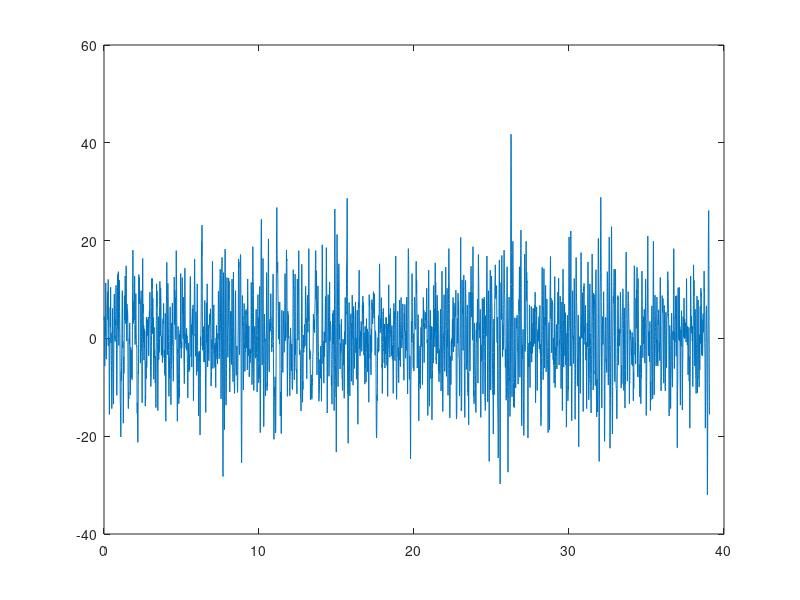

Source code (MATLAB): (Note: this script raises an error after producing the figure.)
clear; clc; close all

load eeg.mat; % eeg
Fs = 256;
dt = 1/Fs;
% N_ch - number of EEG channels

%%
Ch1 = eeg(2,1:10000);
t = (1:length(Ch1))*dt;
plot(t,Ch1)

eeg_clean_ch = eeg(2:20,:);
% Define Baseline period without artifacts

%% 1. create Xc: caibration data (a matrix of N_ch-by-N_tc, N_tc = Number of clean 1-sec time windows times Fs)
%1 split into 1 sec windows (pseudo epoching)
epdata = epoch_data(eeg_clean_ch, 1000, Fs);
eegplot_CPL(epdata, 'srate',Fs);

%2 calculate RMS for each channel in each window
data_rms = rms(epdata,2);

%3 calculate z-scorr for each channel
zepdata = zscore(data_rms);

%4 reject windows with either channel Z>5.5 or Z<-3.5
wnd_reject = sum(zepdata > 5.5 | zepdata < -3.5);
epdata_c = epdata(:,:,wnd_reject ~= 1);
eegplot_CPL(epdata_c, 'srate',Fs);

%5 concatenate the other windows
Xc = reshape(epdata_c,size(eeg_clean_ch,1),[]);
%% 2. rejection creiteria on a PC space
clear;clc
Fs = 30;
Xc = randn(3,127);

%1 covarience matrix of Xc
Xc_cov = cov(Xc'); % N_ch-by-N_ch

% 1a Diagonalize Xc_cov
[Vxc,Dxc] = eig(Xc_cov);
Dxc_sqrt = sqrt(Dxc);

%2 find Mc such that Mc*Mc'=Xc_cov
Mc = Vxc*Dxc_sqrt*Vxc';

%3 Diagonalize Mc
Vc = Vxc;
Dc = Dxc_sqrt;
% [Vc,Dc] = eig(Mc); % Direct calculation. Not needed.
% (Test: Vc'*Vc = eye(N_ch) )

%4 calculate projection of Xc on the PC space
Yc = transpose(Vc)*Xc;

% Divide Yc into 0.5-sec windows
% N_win = round(Fs/2); % number of samples in each 0.5-sec window
% Num_of_Windows = floor(size(Yc,2)/N_win);
% N_ch = size(Yc,1);
Yc_epoched = epoch_data(Yc, 500, Fs); % reshape(Yc(:,1:Num_of_Windows*N_win),N_ch,N_win,Num_of_Windows);

% Find mean and std of each 0.5-sec window
Yc_epoched_RMS = rms(Yc_epoched,2);
%Yc_epoched_RMS = squeeze(Yc_epoched_RMS);
Yc_mean = mean(Yc_epoched');
Yc_std = std(Yc_epoched');

% Find threshold T_i = mue_i + k*sigma_i
T = Yc_mean + k*Yc_std;

%% 3. Apply to data X

% C_x = cov(X'); % cov of data
% [V,D] = eig(C_x);

% Identify components to be rejected

% Construct matrix of remaining components V_trunc


% X_clean = Mc*(V_trunc'*Mc)'*V'*X;




